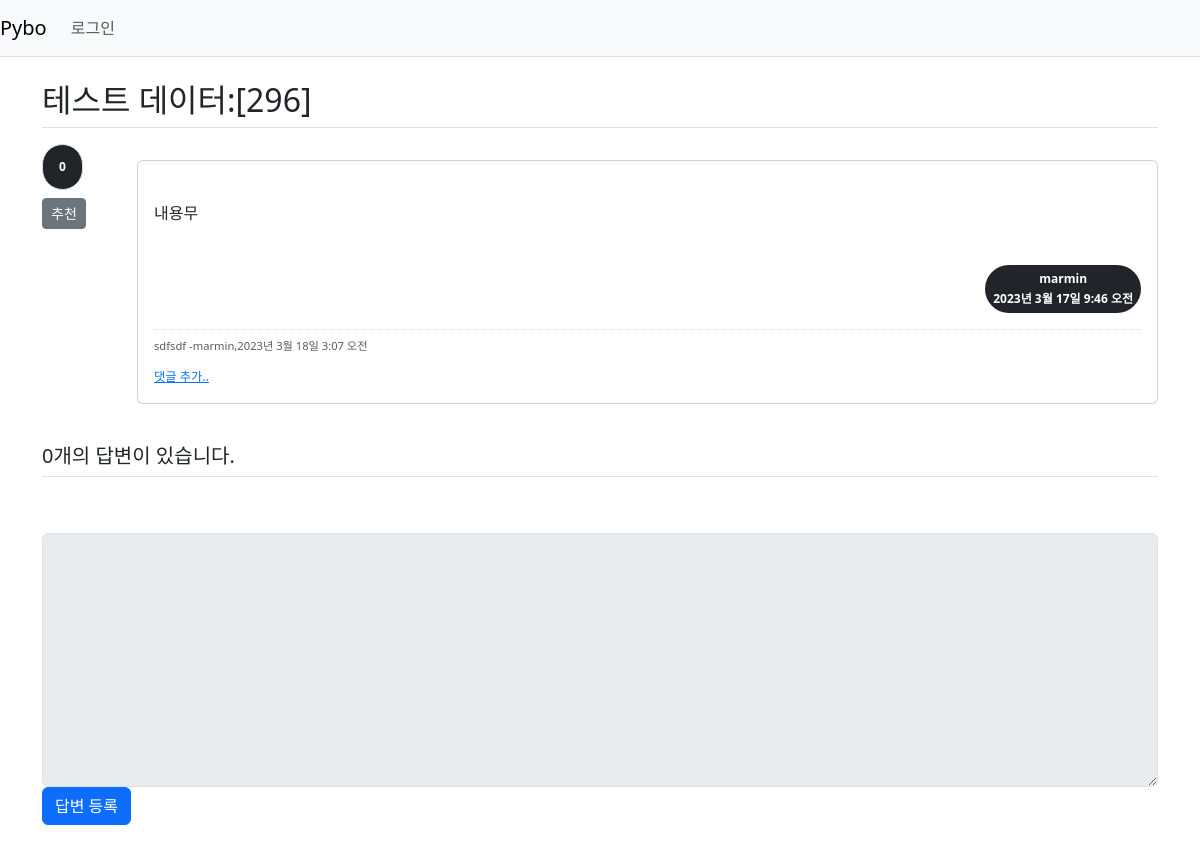
The app's page /pybo/302/, older data.
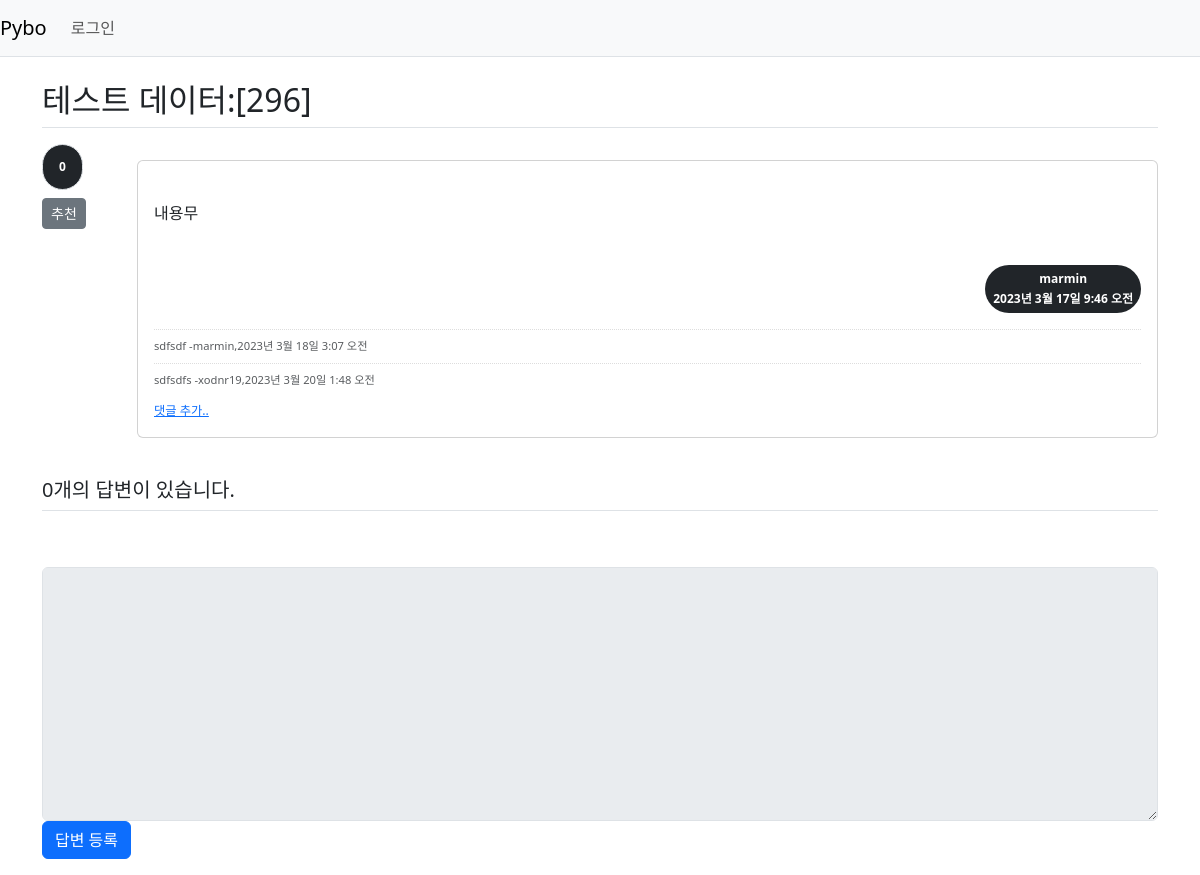
The same page, newer data.
### pybo/models.py (models this page shows)
class Comment(models.Model):
    author = models.ForeignKey(User, on_delete=models.CASCADE)
    content = models.TextField()
    create_date = models.DateTimeField()
    modify_date = models.DateTimeField(null=True, blank=True)
    question = models.ForeignKey(Question, null=True, blank=True,
                                 on_delete=models.CASCADE)
    answer = models.ForeignKey(Answer, null=True, blank=True,
                               on_delete=models.CASCADE)

### pybo/views/base_views.py (the view)
# urls.py: path('<int:question_id>/',base_views.detail, name='detail'),
def detail(request, question_id):
    question = get_object_or_404(Question,pk=question_id)
    context = {'question': question}
    return render(request,'pybo/question_detail.html',context)

### pybo/templatetags/pybo_filter.py (called while the page is built)
@register.filter()
def mark(value):
    extensions = ["nl2br", "fenced_code"]
    return mark_safe(markdown.markdown(value, extensions=extensions))

### templates/pybo/question_detail.html (shortened to what this page needs)
{% extends 'base.html' %}
{% load pybo_filter %}
{% block content %}
<div class="container my-3">
    <h2 class="border-bottom py-2">{{ question.subject }}</h2>
     <div class="row my-3">
    <div class="col-1">
        <div class="badge rounded-pill bg-dark p-3 border font-weight-bolder mb-1">
            {{ question.voter.count }}
        </div>
        <a href="#" data-uri="{% url 'pybo:vote_question' question.id %}"
           class="recommend btn btn-sm btn-secondary btn-block my-1">추천</a>
    </div>
        <div class="col-11">
    <div class="card my-3">
        <div class="card-body">
            <div class="card-text" style="white-space:pre-line;">
                {{ question.content|mark }}
            </div>
            <div class="d-flex justify-content-end">
                <div class="badge rounded-pill bg-dark p-2 text-left">
                    <div class="mb-2">{{ question.author.username }}</div>
                    <div>{{ question.create_date }}</div>
                </div>
            </div>
            {% if question.comment_set.count > 0 %}
            <div class="mt-3">
                {% for comment in question.comment_set.all %}
                <div class="comment py-2 text-muted">
                    <span style="white-space:pre-line;">{{ comment.content }}</span>
                    <span>
                        -{{ comment.author }},{{ comment.create_date }}
                    </span>
                </div>
                {% endfor %}
            </div>
            {% endif %}
        <div>
            <a href="{% url 'pybo:comment_create_question' question.id %}"
               class="small"><small>댓글 추가..</small></a>
        </div>
        </div>
        </div>
        </div>
    </div>
    <h5 class="border-bottom my-3 py-2">
        {{ question.answer_set.count }}개의 답변이 있습니다.
    </h5>
    <br>
    <form action="{% url 'pybo:answer_create' question.id %}"
          method="post" class="my-3">
        <div class="form-group">
            <textarea name="content" id="content"
                      {% if not user.is_authenticated %} disabled {% endif %}
                      class="form-control" rows="10"></textarea>
        </div>
        <input type="submit" value="답변 등록" class="btn btn-primary">
    </form>
</div>
{% endblock %}

Row changes from the older to the newer data that the page shows:
added Comment: content "sdfsdfs", author "xodnr19", create_date "2023년 3월 20일 1:48 오전"
